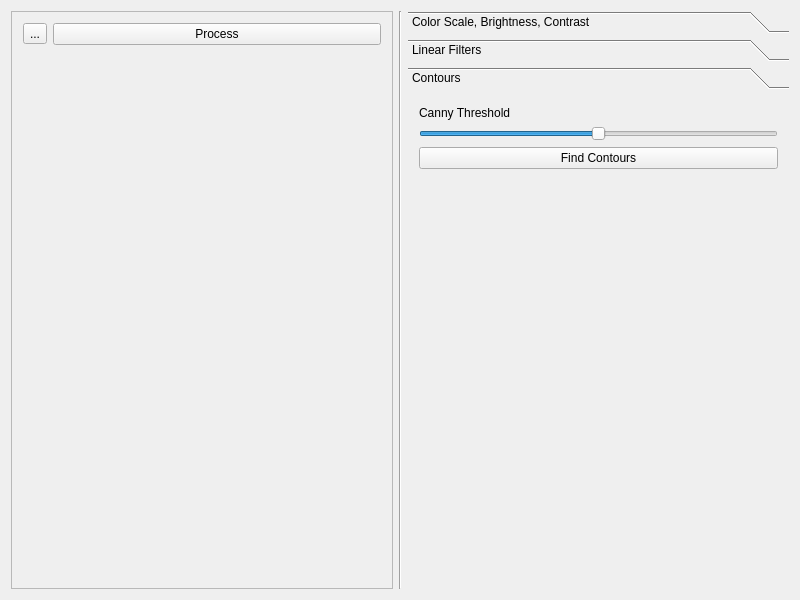
<?xml version="1.0" encoding="UTF-8"?>
<ui version="4.0">
 <class>MainWindow</class>
 <widget class="QMainWindow" name="MainWindow">
  <property name="geometry">
   <rect>
    <x>0</x>
    <y>0</y>
    <width>800</width>
    <height>600</height>
   </rect>
  </property>
  <property name="windowTitle">
   <string>MainWindow</string>
  </property>
  <widget class="QWidget" name="centralWidget">
   <property name="enabled">
    <bool>true</bool>
   </property>
   <property name="minimumSize">
    <size>
     <width>320</width>
     <height>240</height>
    </size>
   </property>
   <layout class="QVBoxLayout" name="verticalLayout">
    <item>
     <layout class="QHBoxLayout" name="horizontalLayout">
      <item>
       <widget class="QScrollArea" name="scrollArea">
        <property name="widgetResizable">
         <bool>true</bool>
        </property>
        <widget class="QWidget" name="scrollAreaWidgetImageContents">
         <property name="geometry">
          <rect>
           <x>0</x>
           <y>0</y>
           <width>381</width>
           <height>578</height>
          </rect>
         </property>
         <layout class="QVBoxLayout" name="verticalLayout_3">
          <item>
           <layout class="QHBoxLayout" name="horizontalLayout_2">
            <property name="leftMargin">
             <number>0</number>
            </property>
            <item>
             <widget class="QToolButton" name="openFileButton">
              <property name="text">
               <string>...</string>
              </property>
             </widget>
            </item>
            <item>
             <widget class="QPushButton" name="processButton">
              <property name="text">
               <string>Process</string>
              </property>
             </widget>
            </item>
           </layout>
          </item>
          <item>
           <layout class="QVBoxLayout" name="imageLayout">
            <property name="spacing">
             <number>6</number>
            </property>
            <property name="sizeConstraint">
             <enum>QLayout::SetMaximumSize</enum>
            </property>
           </layout>
          </item>
          <item>
           <spacer name="verticalSpacer_5">
            <property name="orientation">
             <enum>Qt::Vertical</enum>
            </property>
            <property name="sizeHint" stdset="0">
             <size>
              <width>20</width>
              <height>40</height>
             </size>
            </property>
           </spacer>
          </item>
         </layout>
        </widget>
       </widget>
      </item>
      <item>
       <widget class="Line" name="imgToolsSeparatorLine">
        <property name="orientation">
         <enum>Qt::Vertical</enum>
        </property>
       </widget>
      </item>
      <item>
       <layout class="QVBoxLayout" name="toolsLayout">
        <property name="rightMargin">
         <number>0</number>
        </property>
        <item>
         <widget class="QToolBox" name="toolBox">
          <property name="currentIndex">
           <number>2</number>
          </property>
          <widget class="QWidget" name="page_1">
           <property name="geometry">
            <rect>
             <x>0</x>
             <y>0</y>
             <width>380</width>
             <height>186</height>
            </rect>
           </property>
           <attribute name="label">
            <string>Color Scale, Brightness, Contrast</string>
           </attribute>
           <layout class="QVBoxLayout" name="verticalLayout_4">
            <item>
             <layout class="QVBoxLayout" name="verticalLayout_2">
              <item>
               <widget class="QLabel" name="brightnessLabel">
                <property name="text">
                 <string>Brightness</string>
                </property>
               </widget>
              </item>
              <item>
               <widget class="QSlider" name="brightnessHorizontalSlider">
                <property name="minimum">
                 <number>-200</number>
                </property>
                <property name="maximum">
                 <number>200</number>
                </property>
                <property name="orientation">
                 <enum>Qt::Horizontal</enum>
                </property>
                <property name="invertedAppearance">
                 <bool>false</bool>
                </property>
                <property name="invertedControls">
                 <bool>true</bool>
                </property>
               </widget>
              </item>
              <item>
               <widget class="QLabel" name="contrastLabel">
                <property name="text">
                 <string>Contrast</string>
                </property>
               </widget>
              </item>
              <item>
               <widget class="QSlider" name="contrastHorizontalSlider">
                <property name="minimum">
                 <number>10</number>
                </property>
                <property name="maximum">
                 <number>50</number>
                </property>
                <property name="orientation">
                 <enum>Qt::Horizontal</enum>
                </property>
               </widget>
              </item>
              <item>
               <widget class="QCheckBox" name="grayscaleCheckBox">
                <property name="text">
                 <string>Grayscale</string>
                </property>
               </widget>
              </item>
              <item>
               <spacer name="verticalSpacer_2">
                <property name="orientation">
                 <enum>Qt::Vertical</enum>
                </property>
                <property name="sizeHint" stdset="0">
                 <size>
                  <width>20</width>
                  <height>40</height>
                 </size>
                </property>
               </spacer>
              </item>
             </layout>
            </item>
           </layout>
          </widget>
          <widget class="QWidget" name="page_2">
           <property name="geometry">
            <rect>
             <x>0</x>
             <y>0</y>
             <width>380</width>
             <height>228</height>
            </rect>
           </property>
           <attribute name="label">
            <string>Linear Filters</string>
           </attribute>
           <layout class="QVBoxLayout" name="verticalLayout_6">
            <item>
             <layout class="QVBoxLayout" name="verticalLayout_5">
              <item>
               <widget class="QLabel" name="homogeneousBlurLabel">
                <property name="text">
                 <string>Homogeneous Blur</string>
                </property>
               </widget>
              </item>
              <item>
               <widget class="QSlider" name="homogeneousBlurHorizontalSlider">
                <property name="maximum">
                 <number>30</number>
                </property>
                <property name="orientation">
                 <enum>Qt::Horizontal</enum>
                </property>
               </widget>
              </item>
              <item>
               <widget class="QLabel" name="gaussianBlurLabel">
                <property name="text">
                 <string>Gaussian Blur</string>
                </property>
               </widget>
              </item>
              <item>
               <widget class="QSlider" name="gaussianBlurHorizontalSlider">
                <property name="maximum">
                 <number>30</number>
                </property>
                <property name="orientation">
                 <enum>Qt::Horizontal</enum>
                </property>
               </widget>
              </item>
              <item>
               <widget class="QLabel" name="medianBlurLabel">
                <property name="text">
                 <string>Median Blur</string>
                </property>
               </widget>
              </item>
              <item>
               <widget class="QSlider" name="medianBlurHorizontalSlider">
                <property name="maximum">
                 <number>30</number>
                </property>
                <property name="orientation">
                 <enum>Qt::Horizontal</enum>
                </property>
               </widget>
              </item>
              <item>
               <widget class="QLabel" name="bilateralBlurLabel">
                <property name="text">
                 <string>Bilateral Blur</string>
                </property>
               </widget>
              </item>
              <item>
               <widget class="QSlider" name="bilateralBlurHorizontalSlider">
                <property name="maximum">
                 <number>30</number>
                </property>
                <property name="orientation">
                 <enum>Qt::Horizontal</enum>
                </property>
               </widget>
              </item>
              <item>
               <spacer name="verticalSpacer_3">
                <property name="orientation">
                 <enum>Qt::Vertical</enum>
                </property>
                <property name="sizeHint" stdset="0">
                 <size>
                  <width>20</width>
                  <height>40</height>
                 </size>
                </property>
               </spacer>
              </item>
             </layout>
            </item>
           </layout>
          </widget>
          <widget class="QWidget" name="page">
           <property name="geometry">
            <rect>
             <x>0</x>
             <y>0</y>
             <width>380</width>
             <height>186</height>
            </rect>
           </property>
           <attribute name="label">
            <string>Contours</string>
           </attribute>
           <layout class="QVBoxLayout" name="verticalLayout_8">
            <item>
             <layout class="QVBoxLayout" name="verticalLayout_7">
              <item>
               <widget class="QLabel" name="cannyThresholdLabel">
                <property name="text">
                 <string>Canny Threshold</string>
                </property>
               </widget>
              </item>
              <item>
               <widget class="QSlider" name="cannyThresholdSlider">
                <property name="maximum">
                 <number>200</number>
                </property>
                <property name="value">
                 <number>100</number>
                </property>
                <property name="orientation">
                 <enum>Qt::Horizontal</enum>
                </property>
               </widget>
              </item>
              <item>
               <widget class="QPushButton" name="findContoursButton">
                <property name="text">
                 <string>Find Contours</string>
                </property>
               </widget>
              </item>
              <item>
               <spacer name="verticalSpacer_4">
                <property name="orientation">
                 <enum>Qt::Vertical</enum>
                </property>
                <property name="sizeHint" stdset="0">
                 <size>
                  <width>20</width>
                  <height>40</height>
                 </size>
                </property>
               </spacer>
              </item>
             </layout>
            </item>
           </layout>
          </widget>
         </widget>
        </item>
        <item>
         <spacer name="verticalSpacer">
          <property name="orientation">
           <enum>Qt::Vertical</enum>
          </property>
          <property name="sizeHint" stdset="0">
           <size>
            <width>20</width>
            <height>40</height>
           </size>
          </property>
         </spacer>
        </item>
        <item>
         <spacer name="horizontalSpacer">
          <property name="orientation">
           <enum>Qt::Horizontal</enum>
          </property>
          <property name="sizeHint" stdset="0">
           <size>
            <width>40</width>
            <height>20</height>
           </size>
          </property>
         </spacer>
        </item>
       </layout>
      </item>
     </layout>
    </item>
   </layout>
  </widget>
 </widget>
 <layoutdefault spacing="6" margin="11"/>
 <resources/>
 <connections/>
</ui>
